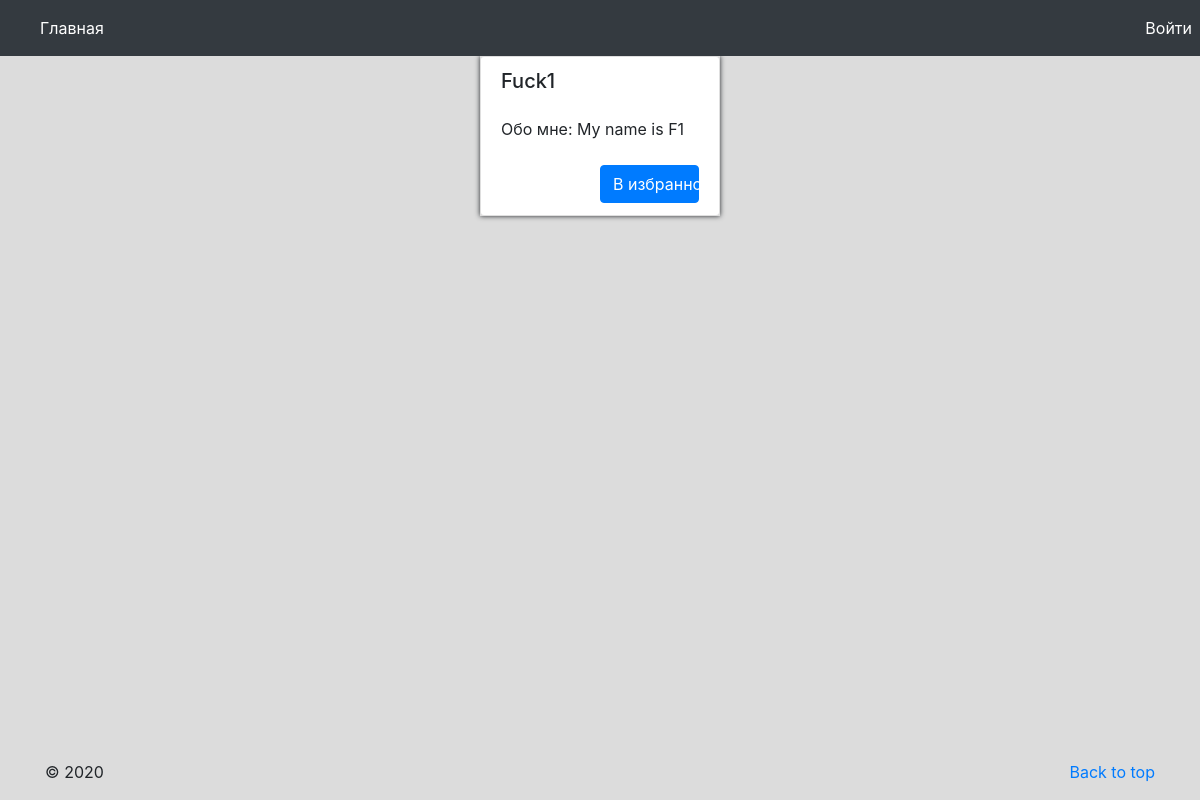
/author/1, run on an earlier commit of the app's database.
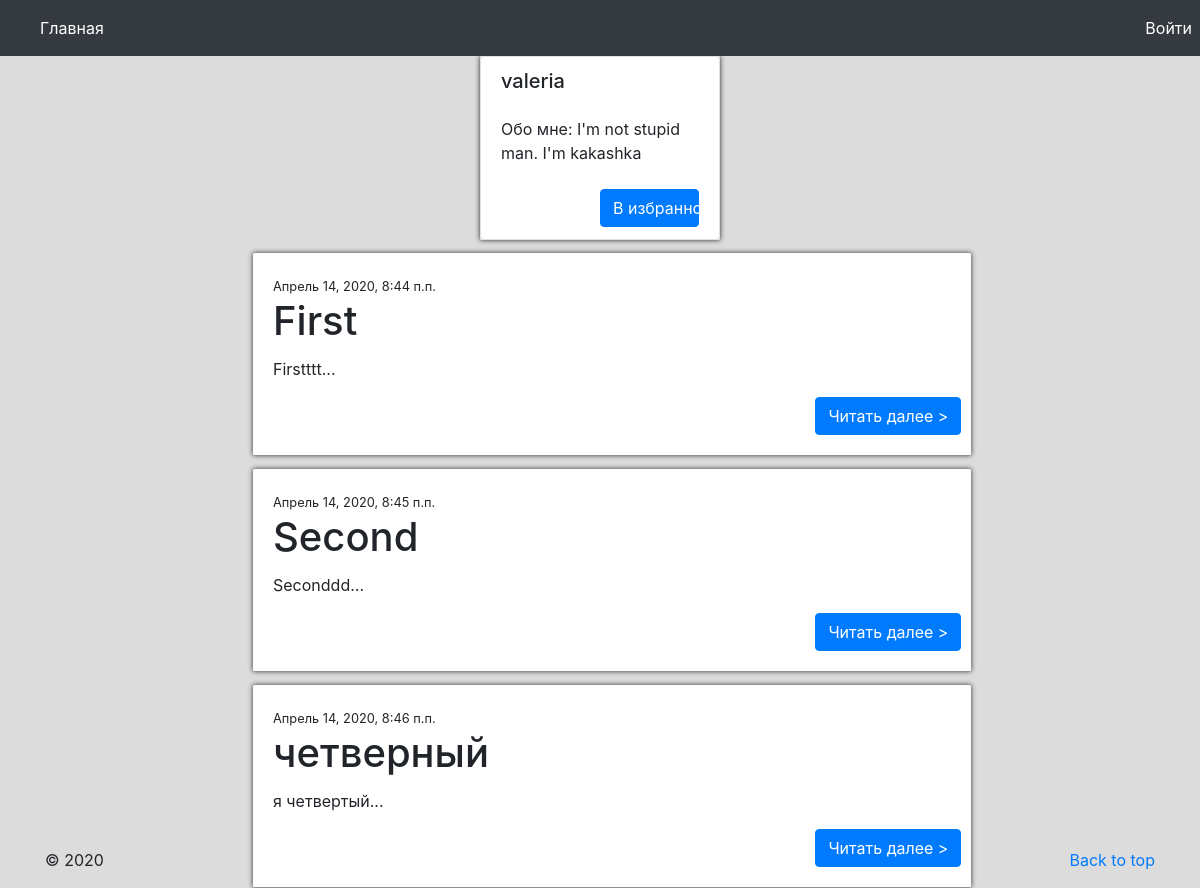
And on a later commit of the database.
### records/models.py (models this page shows)
class Profile(models.Model):
    user = models.ForeignKey(User, on_delete=models.CASCADE)
    nickname = models.CharField(max_length=20)
    count_posts = models.IntegerField(default=0)
    about = models.CharField(max_length=500, default="")

class Post(models.Model):
    profile_id = models.ForeignKey(Profile, on_delete=models.CASCADE)
    title = models.CharField(max_length=100)
    text = models.TextField(max_length=2000)
    author = models.CharField(max_length=20)
    theme = models.CharField(max_length=30)
    pub_date = models.DateTimeField('Date published')
    likes = models.IntegerField(default=0)

### records/views.py (the view)
# urls.py: path('author/<str:username>', views.u_details, name='author'),
def u_details(request, username):
    user_id = request.user.id
    if user_id == int(username):
        flag = True
    else:
        flag = False
    user_id = int(username)
    s_list = []
    posts_list = Post.objects.filter(profile_id=user_id)
    for p in posts_list:
        s = p.text
        s = s[:444] + '...'
        s_list.append(s)
    info = Profile.objects.get(pk=user_id)
    print(info.about)
    data = zip(posts_list, s_list)
    return render(request, 'records/author.html', {'info': info, 'flag': flag, 'user_id': user_id, 'data': data,
                  'posts_list': posts_list})

### records/templates/records/author.html (shortened to what this page needs)
{% extends  'records/base.html' %}
{% block content %}
<div class="p-x-1 p-y-3" style="width: 20%; margin: 0 auto;">
    <div class="text-xs-center" style="box-shadow: 0 0 5px;">
        <ul class="list-group">
            <h5 class="list-group-item">{{ info.nickname }}</h5>
            <li class="list-group-item" style="text-align: left">Обо мне: {{ info.about  }}</li>
            {% if flag %}
                <li class="list-group-item"><a href="{% url 'edit'%}" class="btn btn-primary"
                                           style="width: 50%; margin-left: 50%">Редактировать</a></li>
            {% else %}
                <li class="list-group-item"><a href="{% url 'main'%}" class="btn btn-primary"
                                               style="width: 50%; margin-left: 50%">В избранное</a></li>
            {% endif %}
        </ul>
    </div>
</div>
        {% for posts_list, s_list in data %}
            <div class="card" style="width:60%; margin-left: 21%; margin-top: 1%">
                  <div class="card-body" style="box-shadow: 0 0 5px;">
                      <small>{{ posts_list.pub_date }}</small>
                      <h1 class="card-title">{{ posts_list.title }}</h1>
                      <p class="card-text">{{ s_list }}</p>
                      <a href="{% url 'post' posts_list.id %}" class="btn btn-primary" style="margin-left: 80%">Читать далее ></a>
                  </div>
            </div>
        {%endfor%}
{% endblock %}

What changed in the data, as far as the page shows it:
changed Profile: nickname "Fuck1" → "valeria"; about "My name is F1" → "I'm not stupid man. I'm kakashka"
now on this page (row edited): Post: pub_date "Апрель 14, 2020, 8:44 п.п.", title "First", s_list "Firstttt..."
now on this page (row edited): Post: pub_date "Апрель 14, 2020, 8:45 п.п.", title "Second", s_list "Seconddd..."
now on this page (row edited): Post: pub_date "Апрель 14, 2020, 8:46 п.п.", title "четверный", s_list "я четвертый..."
